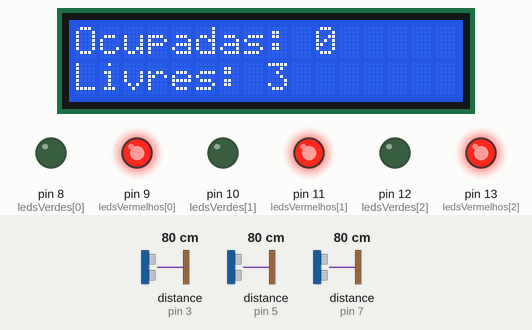
The sketch below on a simulated Arduino Uno, built with avr-gcc and run on an emulated ATmega328P. On the bench: 16×2 character LCD, output pins drawn as LEDs (lit = HIGH). Wiring (inferred from the names in the program): 3 × ultrasonic range finder: trigger pin 2, echo pin 3 / trigger pin 4, echo pin 5 / trigger pin 6, echo pin 7. The test bench sets the inputs (shaded band); at power-on: distance to the obstacle (sensors on pin 3, pin 5, pin 7) 80 cm. The echo pulse lasts 58.3 µs per cm; pins used as bus, display or sensor lines are not drawn; what the sketch prints to the serial monitor is not drawn.

Above: at 3.2 s.
3.3 s: distance to the obstacle (sensor on pin 3) set to 6 cm
6.4 s: distance to the obstacle (sensor on pin 3) set to 3 cm
At 6.9 s:
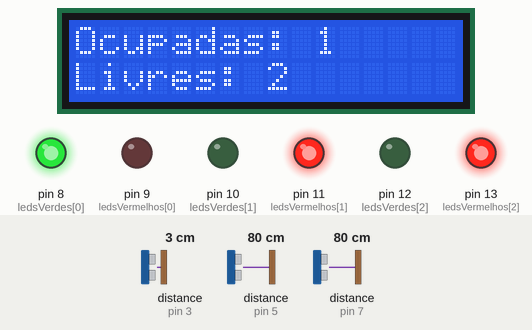
7.9 s: distance to the obstacle (sensor on pin 5) set to 5 cm
9.4 s: distance to the obstacle (sensor on pin 5) set to 2 cm
At 10.8 s:
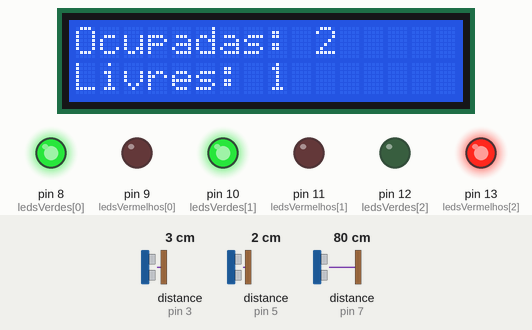
11.1 s: distance to the obstacle (sensor on pin 7) set to 6 cm
12.6 s: distance to the obstacle (sensor on pin 7) set to 3 cm
At 13.7 s:
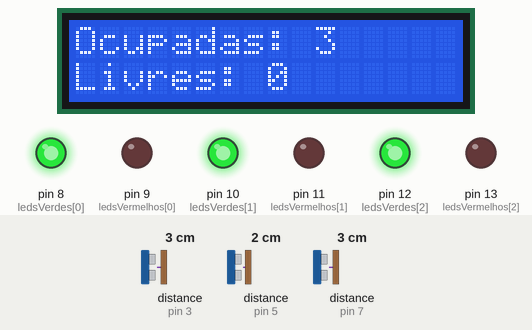
Timing chart, 0 to 15.3 s (numbered marks = the images above; inputs shaded):
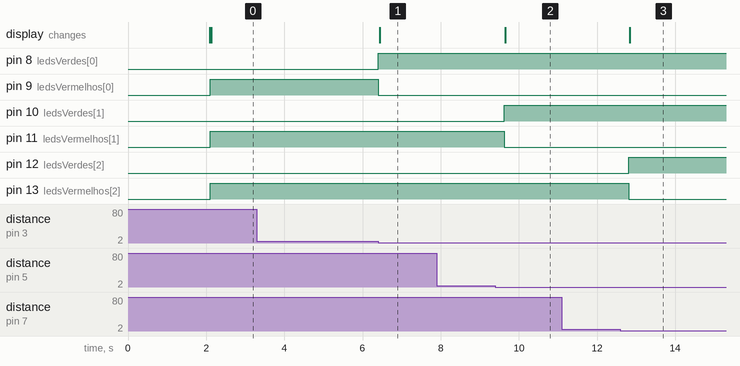

The sketch:

CODIGO_ARDUINO_CABO_USB.ino
```cpp
#include <Wire.h>
#include <LiquidCrystal_I2C.h>

LiquidCrystal_I2C lcd(0x27, 16, 2);

// Sensores Ultrassônicos
const int tVagas[] = {2, 4, 6};
const int eVagas[] = {3, 5, 7};

// LEDs RGB (somente Verde e Vermelho)
const int ledsVerdes[] = {8, 10, 12};
const int ledsVermelhos[] = {9, 11, 13};

// Distância limite para considerar ocupada (em cm)
const int limite = 3;

// Número total de vagas
const int totalVagas = 3;

void setup() {
  Serial.begin(9600); // Velocidade padrão do cabo USB (9600 baud)

  lcd.init();
  lcd.backlight();

  lcd.setCursor(0, 0);
  lcd.print("TESTE LCD OK");

  lcd.setCursor(0, 1);
  lcd.print("Funcionando OK");

  delay(2000);
  lcd.clear();

  for (int i = 0; i < totalVagas; i++) {
    pinMode(tVagas[i], OUTPUT);
    pinMode(eVagas[i], INPUT);

    pinMode(ledsVerdes[i], OUTPUT);
    pinMode(ledsVermelhos[i], OUTPUT);

    digitalWrite(ledsVerdes[i], LOW);
    digitalWrite(ledsVermelhos[i], LOW);
  }
}

void loop() {
  int vagasOcupadas = 0;
  int distancias[totalVagas];

  for (int i = 0; i < totalVagas; i++) {
    distancias[i] = medirDistancia(tVagas[i], eVagas[i]);

    if (distancias[i] > 0 && distancias[i] <= limite) {
      vagasOcupadas++;

      // Vermelho = Ocupada
      digitalWrite(ledsVerdes[i], HIGH);
      digitalWrite(ledsVermelhos[i], LOW);
    } else {
      // Verde = Livre
      digitalWrite(ledsVerdes[i], LOW);
      digitalWrite(ledsVermelhos[i], HIGH);
    }
  }

  int vagasLivres = totalVagas - vagasOcupadas;

  lcd.setCursor(0, 0);
  lcd.print("Ocupadas: ");
  lcd.print(vagasOcupadas);
  lcd.print("   ");

  lcd.setCursor(0, 1);
  lcd.print("Livres: ");
  lcd.print(vagasLivres);
  lcd.print("   ");

  // Envia os dados em JSON pelo cabo USB para o backend/main.py do CycloSpot
  Serial.print("{\"ocupadas\":");
  Serial.print(vagasOcupadas);
  Serial.print(",\"livres\":");
  Serial.print(vagasLivres);
  Serial.print(",\"vaga1\":");
  Serial.print(distancias[0]);
  Serial.print(",\"vaga2\":");
  Serial.print(distancias[1]);
  Serial.print(",\"vaga3\":");
  Serial.print(distancias[2]);
  Serial.println("}");

  delay(500);
}

int medirDistancia(int pinT, int pinE) {
  digitalWrite(pinT, LOW);
  delayMicroseconds(5);

  digitalWrite(pinT, HIGH);
  delayMicroseconds(10);

  digitalWrite(pinT, LOW);

  long duracao = pulseIn(pinE, HIGH, 10000);

  if (duracao == 0) {
    return 999;
  }

  int distancia = duracao * 0.0343 / 2;
  return distancia;
}
```

Measured:
- the behaviour switches between 5 and 4 cm on distance to the obstacle (sensor on pin 3) (found by bisection; images 0 and 1)
- the behaviour switches between 4 and 3 cm on distance to the obstacle (sensor on pin 5) (found by bisection; images 1 and 2)
- the behaviour switches between 5 and 4 cm on distance to the obstacle (sensor on pin 7) (found by bisection; images 2 and 3)
- after the input at 3.3 s, every drawn part: stays the same
- after the input at 6.4 s, pin 8 (ledsVerdes[0]): LOW → HIGH at once; pin 9 (ledsVermelhos[0]): HIGH → LOW at once; the display: changes at once (image 1)
- after the input at 7.9 s, every drawn part: stays the same
- after the input at 9.4 s, pin 10 (ledsVerdes[1]): LOW → HIGH after 0.22 s; pin 11 (ledsVermelhos[1]): HIGH → LOW after 0.22 s; the display: changes after 0.25 s (image 2)
- after the input at 11.1 s, every drawn part: stays the same
- after the input at 12.6 s, pin 12 (ledsVerdes[2]): LOW → HIGH after 0.21 s; pin 13 (ledsVermelhos[2]): HIGH → LOW after 0.21 s; the display: changes after 0.23 s (image 3)
